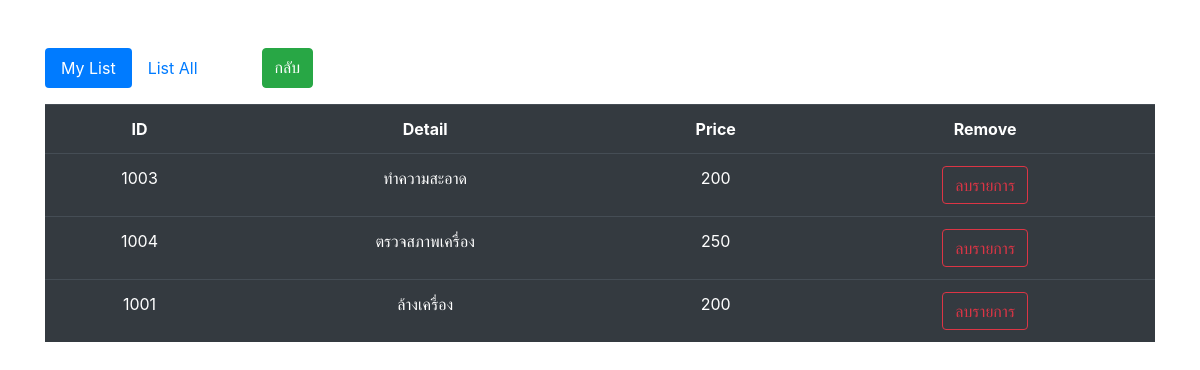
The page /shopping/list_shopping.php (signed in) on the database its author committed.
### tables this page shows
CREATE TABLE `order` (
  `id_order` text NOT NULL,
  `user_id` text NOT NULL,
  `id` int(11) NOT NULL
);

CREATE TABLE `price_rate` (
  `Price` int(11) NOT NULL,
  `List` text NOT NULL,
  `id_list` int(3) NOT NULL,
  `time` int(11) NOT NULL
);

### shopping/list_shopping.php (the view, shortened to what this page needs)
<?php
require './../DB_ce-app/User.php';
$AA = $_SESSION["User_id"];
$p = "SELECT price_rate.List,price_rate.Price,price_rate.id_list,order.user_id FROM `order`,`price_rate` WHERE user_id =$AA and price_rate.id_list=order.id_order";
$result = mysqli_query($connect,$p);
?>
<!DOCTYPE html>
<html lang="en">
<head>
    <link rel="stylesheet" href="https://stackpath.bootstrapcdn.com/bootstrap/4.3.1/css/bootstrap.min.css"
>
    <link rel="stylesheet" href="../css.css">
</head>
<body>
    <div class="container"><br><br>
        <ul class="nav nav-pills mb-3" id="pills-tab" role="tablist">
            <li class="nav-item" id="AAA">
                <a class="nav-link active" id="pills-home-tab" data-toggle="pill" href="#pills-home" role="tab"
                    aria-controls="pills-home" aria-selected="true">My List</a>
            </li>
            <li class="nav-item mr-5">
                <a class="nav-link" id="pills-profile-tab" data-toggle="pill" href="#pills-profile" role="tab"
                    aria-controls="pills-profile" aria-selected="false">List All</a>
            </li>
                <a href="../user/user_page.php" class="btn btn-success" class="ml-3">กลับ</a>
        </ul>
        <div class="tab-content" id="pills-tabContent">
            <div class="tab-pane fade show active" id="pills-home" role="tabpanel" aria-labelledby="pills-home-tab">
            <form medhod="post" name="insert_form" id="insert_form">
                <table class="table table-dark" id="user_data">
                    <tr style="text-align:center">
                        <th>ID</th>
                        <th>Detail</th>
                        <th>Price</th>
                        <th>Remove</th>
                    </tr>
                    <?php
                        while($row = mysqli_fetch_array($result,MYSQLI_ASSOC)){
                    ?>
                    <tr style="text-align:center" class="pa">
                        <td><?php echo $row['id_list']?></td>
                        <td><?php echo $row['List']?></td>
                        <td><?php echo $row['Price']?></td>
                        <td><a href="remove.php?id=<?php echo $row['id_list']?>" class="btn btn-outline-danger" id="remove" onclick="return confirm('คุณต้องการลบข้อมูลที่เลือก?')">ลบรายการ</a></td>
                    </tr>
                    <?php }?>
                </table>
                </form>
            </div>
        </div>
    </div>
</body>
</html>

### shopping/list_shopping.php (style rules this page uses)
html, body { padding:0px; margin:0px; height:100%; }

### rows shown on the page
order: price_rate.id_list "1003", price_rate.List "ทำความสะอาด", price_rate.Price "200"
order: price_rate.id_list "1004", price_rate.List "ตรวจสภาพเครื่อง", price_rate.Price "250"
order: price_rate.id_list "1001", price_rate.List "ล้างเครื่อง", price_rate.Price "200"
